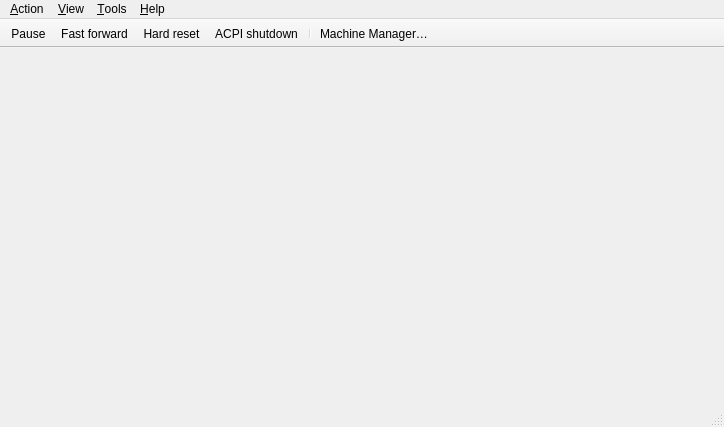
<?xml version="1.0" encoding="UTF-8"?>
<ui version="4.0">
 <class>MainWindow</class>
 <widget class="QMainWindow" name="MainWindow">
  <property name="geometry">
   <rect>
    <x>0</x>
    <y>0</y>
    <width>724</width>
    <height>427</height>
   </rect>
  </property>
  <property name="windowTitle">
   <string>MegaPPBox</string>
  </property>
  <widget class="QWidget" name="centralwidget">
   <property name="sizePolicy">
    <sizepolicy hsizetype="Expanding" vsizetype="Expanding">
     <horstretch>0</horstretch>
     <verstretch>0</verstretch>
    </sizepolicy>
   </property>
   <layout class="QVBoxLayout" name="verticalLayout">
    <property name="spacing">
     <number>0</number>
    </property>
    <property name="leftMargin">
     <number>0</number>
    </property>
    <property name="topMargin">
     <number>0</number>
    </property>
    <property name="rightMargin">
     <number>0</number>
    </property>
    <property name="bottomMargin">
     <number>0</number>
    </property>
    <item>
     <widget class="RendererStack" name="stackedWidget">
      <property name="sizePolicy">
       <sizepolicy hsizetype="Expanding" vsizetype="Expanding">
        <horstretch>0</horstretch>
        <verstretch>0</verstretch>
       </sizepolicy>
      </property>
     </widget>
    </item>
   </layout>
  </widget>
  <widget class="QMenuBar" name="menubar">
   <property name="geometry">
    <rect>
     <x>0</x>
     <y>0</y>
     <width>724</width>
     <height>21</height>
    </rect>
   </property>
   <widget class="QMenu" name="menuAction">
    <property name="title">
     <string>&amp;Action</string>
    </property>
    <widget class="QMenu" name="menuTablet_tool">
     <property name="title">
      <string>&amp;Tablet tool</string>
     </property>
     <addaction name="actionPen"/>
     <addaction name="actionCursor_Puck"/>
    </widget>
    <widget class="QMenu" name="menuInput_device">
     <property name="title">
      <string>Input &amp;device</string>
     </property>
     <addaction name="actionMouse"/>
     <addaction name="actionTablet"/>
     <addaction name="actionTablet_Crosshair"/>
    </widget>
    <addaction name="menuInput_device"/>
    <addaction name="menuTablet_tool"/>
    <addaction name="separator"/>
    <addaction name="actionPause"/>
    <addaction name="separator"/>
    <addaction name="actionFullscreen"/>
    <addaction name="separator"/>
    <addaction name="actionFast_forward"/>
    <addaction name="separator"/>
    <addaction name="actionHard_Reset"/>
    <addaction name="actionCtrl_Alt_Del"/>
    <addaction name="separator"/>
    <addaction name="actionExit"/>
   </widget>
   <widget class="QMenu" name="menuTools">
    <property name="title">
     <string>&amp;Tools</string>
    </property>
    <widget class="QMenu" name="menuSound">
     <property name="title">
      <string>S&amp;ound</string>
     </property>
     <addaction name="actionMute_Unmute"/>
     <addaction name="separator"/>
     <addaction name="actionSound_gain"/>
    </widget>
    <addaction name="actionSettings"/>
    <addaction name="separator"/>
    <addaction name="menuSound"/>
    <addaction name="separator"/>
    <addaction name="actionPreferences"/>
    <addaction name="separator"/>
    <addaction name="actionBegin_trace"/>
    <addaction name="actionEnd_trace"/>
    <addaction name="separator"/>
    <addaction name="actionMCA_devices"/>
   </widget>
   <widget class="QMenu" name="menuView">
    <property name="title">
     <string>&amp;View</string>
    </property>
    <widget class="QMenu" name="menuRenderer">
     <property name="title">
      <string>Re&amp;nderer</string>
     </property>
     <addaction name="actionSoftware_Renderer"/>
     <addaction name="actionOpenGL"/>
     <addaction name="actionVulkan"/>
     <addaction name="actionVNC"/>
    </widget>
    <widget class="QMenu" name="menuWindow_scale_factor">
     <property name="title">
      <string>&amp;Window scale factor</string>
     </property>
     <addaction name="action0_5x"/>
     <addaction name="action1x"/>
     <addaction name="action1_5x"/>
     <addaction name="action2x"/>
     <addaction name="action3x"/>
     <addaction name="action4x"/>
     <addaction name="action5x"/>
     <addaction name="action6x"/>
     <addaction name="action7x"/>
     <addaction name="action8x"/>
    </widget>
    <widget class="QMenu" name="menuFilter_method">
     <property name="title">
      <string>Fi&amp;lter method</string>
     </property>
     <addaction name="actionNearest"/>
     <addaction name="actionLinear"/>
    </widget>
    <widget class="QMenu" name="menuFullscreen_stretch_mode">
     <property name="title">
      <string>Fullscreen &amp;stretch mode</string>
     </property>
     <addaction name="actionFullScreen_stretch"/>
     <addaction name="actionFullScreen_43"/>
     <addaction name="actionFullScreen_keepRatio"/>
     <addaction name="actionFullScreen_int"/>
     <addaction name="actionFullScreen_int43"/>
    </widget>
    <widget class="QMenu" name="menuOpenGL_input_stretch_mode">
     <property name="title">
      <string>OpenGL input stretch mode</string>
     </property>
     <addaction name="action_Full_screen_stretch_gl"/>
     <addaction name="action_4_3_gl"/>
     <addaction name="action_Square_pixels_keep_ratio_gl"/>
     <addaction name="action_Integer_scale_gl"/>
     <addaction name="action4_3_Integer_scale_gl"/>
    </widget>
    <widget class="QMenu" name="menuOpenGL_input_scale">
     <property name="title">
      <string>OpenGL input scale</string>
     </property>
     <addaction name="action_0_5x_2"/>
     <addaction name="action_1x_2"/>
     <addaction name="action1_5x_2"/>
     <addaction name="action_2x_2"/>
     <addaction name="action_3x_2"/>
     <addaction name="action_4x_2"/>
     <addaction name="action_5x_2"/>
     <addaction name="action_6x_2"/>
     <addaction name="action_7x_2"/>
     <addaction name="action_8x_2"/>
    </widget>
    <addaction name="actionRemember_size_and_position"/>
    <addaction name="actionForce_4_3_display_ratio"/>
    <addaction name="actionForce_device_aspect_ratio"/>
    <addaction name="separator"/>
    <addaction name="menuFullscreen_stretch_mode"/>
    <addaction name="actionApply_fullscreen_stretch_mode_when_maximized"/>
    <addaction name="separator"/>
    <addaction name="menuWindow_scale_factor"/>
    <addaction name="actionHiDPI_scaling"/>
    <addaction name="separator"/>
    <addaction name="menuFilter_method"/>
    <addaction name="separator"/>
    <addaction name="menuRenderer"/>
    <addaction name="actionRenderer_options"/>
    <addaction name="menuOpenGL_input_stretch_mode"/>
    <addaction name="menuOpenGL_input_scale"/>
   </widget>
   <widget class="QMenu" name="menuMedia">
    <property name="title">
     <string>&amp;Media</string>
    </property>
   </widget>
   <widget class="QMenu" name="menuAbout">
    <property name="title">
     <string>&amp;Help</string>
    </property>
    <addaction name="actionDocumentation"/>
    <addaction name="actionAbout_86Box"/>
    <addaction name="actionAbout_Qt"/>
   </widget>
   <addaction name="menuAction"/>
   <addaction name="menuView"/>
   <addaction name="menuTools"/>
   <addaction name="menuAbout"/>
  </widget>
  <widget class="QStatusBar" name="statusbar"/>
  <widget class="QToolBar" name="toolBar">
   <property name="contextMenuPolicy">
    <enum>Qt::PreventContextMenu</enum>
   </property>
   <property name="windowTitle">
    <string notr="true">toolBar</string>
   </property>
   <property name="autoFillBackground">
    <bool>true</bool>
   </property>
   <property name="movable">
    <bool>false</bool>
   </property>
   <property name="allowedAreas">
    <set>Qt::TopToolBarArea</set>
   </property>
   <property name="iconSize">
    <size>
     <width>16</width>
     <height>16</height>
    </size>
   </property>
   <property name="toolButtonStyle">
    <enum>Qt::ToolButtonIconOnly</enum>
   </property>
   <property name="floatable">
    <bool>false</bool>
   </property>
   <attribute name="toolBarArea">
    <enum>TopToolBarArea</enum>
   </attribute>
   <attribute name="toolBarBreak">
    <bool>false</bool>
   </attribute>
   <addaction name="actionPause"/>
   <addaction name="actionFast_forward"/>
   <addaction name="actionHard_Reset"/>
   <addaction name="actionACPI_Shutdown"/>
   <addaction name="separator"/>
   <addaction name="actionSettings"/>
  </widget>
  <action name="actionForce_interpretation">
   <property name="icon">
    <iconset resource="../qt_resources.qrc">
     <normaloff>:/menuicons/qt/icons/interpreter.ico</normaloff>:/menuicons/qt/icons/interpreter.ico</iconset>
   </property>
   <property name="text">
    <string>&amp;Force interpretation</string>
   </property>
  </action>
  <action name="actionUpdate_mouse_every_CPU_frame">
   <property name="checkable">
    <bool>true</bool>
   </property>
   <property name="text">
    <string>&amp;Update mouse every CPU frame</string>
   </property>
  </action>
  <action name="actionKeyboard_requires_capture">
   <property name="checkable">
    <bool>true</bool>
   </property>
   <property name="text">
    <string>&amp;Keyboard requires capture</string>
   </property>
  </action>
  <action name="actionRight_CTRL_is_left_ALT">
   <property name="checkable">
    <bool>true</bool>
   </property>
   <property name="text">
    <string>&amp;Right CTRL is left ALT</string>
   </property>
  </action>
  <action name="actionHard_Reset">
   <property name="icon">
    <iconset resource="../qt_resources.qrc">
     <normaloff>:/menuicons/qt/icons/hard_reset.ico</normaloff>:/menuicons/qt/icons/hard_reset.ico</iconset>
   </property>
   <property name="text">
    <string>&amp;Hard reset</string>
   </property>
   <property name="toolTip">
    <string>Hard reset</string>
   </property>
  </action>
  <action name="actionCtrl_Alt_Del">
   <property name="icon">
    <iconset resource="../qt_resources.qrc">
     <normaloff>:/menuicons/qt/icons/send_cad.ico</normaloff>:/menuicons/qt/icons/send_cad.ico</iconset>
   </property>
   <property name="text">
    <string>&amp;Ctrl+Alt+Del</string>
   </property>
   <property name="toolTip">
    <string>Press Ctrl+Alt+Del</string>
   </property>
  </action>
  <action name="actionCtrl_Alt_Esc">
   <property name="icon">
    <iconset resource="../qt_resources.qrc">
     <normaloff>:/menuicons/qt/icons/send_cae.ico</normaloff>:/menuicons/qt/icons/send_cae.ico</iconset>
   </property>
   <property name="text">
    <string>Ctrl+Alt+&amp;Esc</string>
   </property>
   <property name="toolTip">
    <string>Press Ctrl+Alt+Esc</string>
   </property>
  </action>
  <action name="actionNon_maskable_interrupt">
   <property name="text">
    <string>&amp;Non-maskable interrupt</string>
   </property>
   <property name="toolTip">
    <string>Non-maskable interrupt</string>
   </property>
  </action>
  <action name="actionPause">
   <property name="icon">
    <iconset resource="../qt_resources.qrc">
     <normaloff>:/menuicons/qt/icons/pause.ico</normaloff>:/menuicons/qt/icons/pause.ico</iconset>
   </property>
   <property name="text">
    <string>&amp;Pause</string>
   </property>
  </action>
  <action name="actionExit">
   <property name="text">
    <string>E&amp;xit</string>
   </property>
   <property name="menuRole">
    <enum>QAction::QuitRole</enum>
   </property>
  </action>
  <action name="actionSettings">
   <property name="icon">
    <iconset resource="../qt_resources.qrc">
     <normaloff>:/menuicons/qt/icons/machine_manager.ico</normaloff>:/menuicons/qt/icons/machine_manager.ico</iconset>
   </property>
   <property name="text">
    <string>&amp;Machine Manager…</string>
   </property>
   <property name="toolTip">
    <string>Machine Manager: choose the image this cabinet runs</string>
   </property>
   <property name="menuRole">
    <enum>QAction::NoRole</enum>
   </property>
  </action>
  <action name="actionFullscreen">
   <property name="text">
    <string>&amp;Fullscreen</string>
   </property>
  </action>
  <action name="actionToggle_OSD">
   <property name="text">
    <string>Toggle &amp;on-screen display</string>
   </property>
  </action>
  <action name="actionSoftware_Renderer">
   <property name="checkable">
    <bool>true</bool>
   </property>
   <property name="text">
    <string>&amp;Qt (Software)</string>
   </property>
   <property name="vid_api" stdset="0">
    <number>0</number>
   </property>
  </action>
  <action name="actionHide_status_bar">
   <property name="checkable">
    <bool>true</bool>
   </property>
   <property name="text">
    <string>&amp;Hide status bar</string>
   </property>
  </action>
  <action name="actionResizable_window">
   <property name="checkable">
    <bool>true</bool>
   </property>
   <property name="text">
    <string>&amp;Resizeable window</string>
   </property>
  </action>
  <action name="actionRemember_size_and_position">
   <property name="checkable">
    <bool>true</bool>
   </property>
   <property name="text">
    <string>R&amp;emember size &amp;&amp; position</string>
   </property>
  </action>
  <action name="actionSpecify_dimensions">
   <property name="text">
    <string>Specify &amp;dimensions…</string>
   </property>
  </action>
  <action name="actionForce_4_3_display_ratio">
   <property name="checkable">
    <bool>true</bool>
   </property>
   <property name="text">
    <string>Force &amp;4:3 display ratio</string>
   </property>
  </action>
  <action name="actionForce_device_aspect_ratio">
   <property name="checkable">
    <bool>true</bool>
   </property>
   <property name="text">
    <string>Force &amp;machine display ratio</string>
   </property>
   <property name="visible">
    <bool>false</bool>
   </property>
  </action>
  <action name="actionHiDPI_scaling">
   <property name="checkable">
    <bool>true</bool>
   </property>
   <property name="text">
    <string>Hi&amp;DPI scaling</string>
   </property>
  </action>
  <action name="action0_5x">
   <property name="checkable">
    <bool>true</bool>
   </property>
   <property name="text">
    <string>&amp;0.5x</string>
   </property>
  </action>
  <action name="action1x">
   <property name="checkable">
    <bool>true</bool>
   </property>
   <property name="text">
    <string>&amp;1x</string>
   </property>
  </action>
  <action name="action1_5x">
   <property name="checkable">
    <bool>true</bool>
   </property>
   <property name="text">
    <string>1.&amp;5x</string>
   </property>
  </action>
  <action name="action2x">
   <property name="checkable">
    <bool>true</bool>
   </property>
   <property name="text">
    <string>&amp;2x</string>
   </property>
  </action>
  <action name="action3x">
   <property name="checkable">
    <bool>true</bool>
   </property>
   <property name="text">
    <string>&amp;3x</string>
   </property>
  </action>
  <action name="action4x">
   <property name="checkable">
    <bool>true</bool>
   </property>
   <property name="text">
    <string>&amp;4x</string>
   </property>
  </action>
  <action name="action5x">
   <property name="checkable">
    <bool>true</bool>
   </property>
   <property name="text">
    <string>&amp;5x</string>
   </property>
  </action>
  <action name="action6x">
   <property name="checkable">
    <bool>true</bool>
   </property>
   <property name="text">
    <string>&amp;6x</string>
   </property>
  </action>
  <action name="action7x">
   <property name="checkable">
    <bool>true</bool>
   </property>
   <property name="text">
    <string>&amp;7x</string>
   </property>
  </action>
  <action name="action8x">
   <property name="checkable">
    <bool>true</bool>
   </property>
   <property name="text">
    <string>&amp;8x</string>
   </property>
  </action>
  <action name="actionNearest">
   <property name="checkable">
    <bool>true</bool>
   </property>
   <property name="text">
    <string>&amp;Nearest</string>
   </property>
  </action>
  <action name="actionLinear">
   <property name="checkable">
    <bool>true</bool>
   </property>
   <property name="text">
    <string>&amp;Linear</string>
   </property>
  </action>
  <action name="actionFullScreen_stretch">
   <property name="checkable">
    <bool>true</bool>
   </property>
   <property name="text">
    <string>&amp;Full screen stretch</string>
   </property>
  </action>
  <action name="actionFullScreen_43">
   <property name="checkable">
    <bool>true</bool>
   </property>
   <property name="text">
    <string>&amp;4:3</string>
   </property>
  </action>
  <action name="actionFullScreen_keepRatio">
   <property name="checkable">
    <bool>true</bool>
   </property>
   <property name="text">
    <string>&amp;Square pixels (Keep ratio)</string>
   </property>
  </action>
  <action name="actionFullScreen_int">
   <property name="checkable">
    <bool>true</bool>
   </property>
   <property name="text">
    <string>&amp;Integer scale</string>
   </property>
  </action>
  <action name="actionFullScreen_int43">
   <property name="checkable">
    <bool>true</bool>
   </property>
   <property name="text">
    <string>4:&amp;3 Integer scale</string>
   </property>
  </action>
  <action name="actionAbout_Qt">
   <property name="text">
    <string>About &amp;Qt</string>
   </property>
   <property name="visible">
    <bool>false</bool>
   </property>
   <property name="menuRole">
    <enum>QAction::AboutQtRole</enum>
   </property>
  </action>
  <action name="actionAbout_86Box">
   <property name="text">
    <string>&amp;About MegaPPBox…</string>
   </property>
   <property name="menuRole">
    <enum>QAction::AboutRole</enum>
   </property>
  </action>
  <action name="actionDocumentation">
   <property name="text">
    <string>&amp;Documentation…</string>
   </property>
  </action>
  <action name="actionUpdate_status_bar_icons">
   <property name="checkable">
    <bool>true</bool>
   </property>
   <property name="text">
    <string>&amp;Update status bar icons</string>
   </property>
  </action>
  <action name="actionTake_screenshot">
   <property name="text">
    <string>Take s&amp;creenshot</string>
   </property>
   <property name="toolTip">
    <string>Take screenshot</string>
   </property>
   <property name="icon">
    <iconset resource="../qt_resources.qrc">
     <normaloff>:/menuicons/qt/icons/take_screenshot.ico</normaloff>:/menuicons/qt/icons/take_screenshot.ico</iconset>
   </property>
  </action>
  <action name="actionTake_raw_screenshot">
   <property name="text">
    <string>Take &amp;raw screenshot</string>
   </property>
   <property name="toolTip">
    <string>Take raw screenshot</string>
   </property>
   <property name="icon">
    <iconset resource="../qt_resources.qrc">
     <normaloff>:/menuicons/qt/icons/take_raw_screenshot.ico</normaloff>:/menuicons/qt/icons/take_raw_screenshot.ico</iconset>
   </property>
  </action>
  <action name="actionCopy_screenshot">
   <property name="text">
    <string>C&amp;opy screenshot</string>
   </property>
   <property name="toolTip">
    <string>Copy screenshot</string>
   </property>
   <property name="icon">
    <iconset resource="../qt_resources.qrc">
     <normaloff>:/menuicons/qt/icons/copy_screenshot.ico</normaloff>:/menuicons/qt/icons/copy_screenshot.ico</iconset>
   </property>
  </action>
  <action name="actionCopy_raw_screenshot">
   <property name="text">
    <string>Copy r&amp;aw screenshot</string>
   </property>
   <property name="toolTip">
    <string>Copy raw screenshot</string>
   </property>
   <property name="icon">
    <iconset resource="../qt_resources.qrc">
     <normaloff>:/menuicons/qt/icons/copy_raw_screenshot.ico</normaloff>:/menuicons/qt/icons/copy_raw_screenshot.ico</iconset>
   </property>
  </action>
  <action name="actionMute_Unmute">
   <property name="text">
    <string>&amp;Mute</string>
   </property>
  </action>
  <action name="actionSound_gain">
   <property name="text">
    <string>Sound &amp;gain…</string>
   </property>
  </action>
  <action name="actionOpenGL">
   <property name="checkable">
    <bool>true</bool>
   </property>
   <property name="text">
    <string>Open&amp;GL</string>
   </property>
   <property name="vid_api" stdset="0">
    <number>1</number>
   </property>
  </action>
  <action name="actionPreferences">
   <property name="text">
    <string>&amp;Preferences…</string>
   </property>
   <property name="menuRole">
    <enum>QAction::PreferencesRole</enum>
   </property>
  </action>
  <action name="actionEnable_Discord_integration">
   <property name="checkable">
    <bool>true</bool>
   </property>
   <property name="text">
    <string>Enable &amp;Discord integration</string>
   </property>
  </action>
  <action name="actionHide_tool_bar">
   <property name="checkable">
    <bool>true</bool>
   </property>
   <property name="text">
    <string>Hide &amp;toolbar</string>
   </property>
  </action>
  <action name="actionACPI_Shutdown">
   <property name="enabled">
    <bool>true</bool>
   </property>
   <property name="icon">
    <iconset resource="../qt_resources.qrc">
     <normaloff>:/menuicons/qt/icons/acpi_shutdown.ico</normaloff>:/menuicons/qt/icons/acpi_shutdown.ico</iconset>
   </property>
   <property name="text">
    <string>ACP&amp;I shutdown</string>
   </property>
   <property name="toolTip">
    <string>ACPI shutdown</string>
   </property>
   <property name="visible">
    <bool>true</bool>
   </property>
  </action>
  <action name="actionBegin_trace">
   <property name="text">
    <string>Begin trace</string>
   </property>
   <property name="shortcut">
    <string>Ctrl+T</string>
   </property>
   <property name="visible">
    <bool>false</bool>
   </property>
  </action>
  <action name="actionEnd_trace">
   <property name="text">
    <string>End trace</string>
   </property>
   <property name="shortcut">
    <string>Ctrl+T</string>
   </property>
   <property name="visible">
    <bool>false</bool>
   </property>
  </action>
  <action name="actionRenderer_options">
   <property name="text">
    <string>Renderer &amp;options…</string>
   </property>
   <property name="menuRole">
    <enum>QAction::NoRole</enum>
   </property>
  </action>
  <action name="actionVulkan">
   <property name="checkable">
    <bool>true</bool>
   </property>
   <property name="text">
    <string>&amp;Vulkan</string>
   </property>
   <property name="vid_api" stdset="0">
    <number>2</number>
   </property>
  </action>
  <action name="actionMCA_devices">
   <property name="text">
    <string>&amp;MCA devices…</string>
   </property>
  </action>
  <action name="actionShow_non_primary_monitors">
   <property name="checkable">
    <bool>true</bool>
   </property>
   <property name="text">
    <string>Show non-&amp;primary monitors</string>
   </property>
  </action>
  <action name="actionVNC">
   <property name="checkable">
    <bool>true</bool>
   </property>
   <property name="text">
    <string>V&amp;NC</string>
   </property>
   <property name="vid_api" stdset="0">
    <number>3</number>
   </property>
  </action>
  <action name="actionOpen_printer_tray">
   <property name="text">
    <string>Open p&amp;rinter tray…</string>
   </property>
  </action>
  <action name="actionOpen_screenshots_folder">
   <property name="text">
    <string>Open screenshots &amp;folder…</string>
   </property>
  </action>
  <action name="actionApply_fullscreen_stretch_mode_when_maximized">
   <property name="checkable">
    <bool>true</bool>
   </property>
   <property name="text">
    <string>Appl&amp;y fullscreen stretch mode when maximized</string>
   </property>
  </action>
  <action name="actionCursor_Puck">
   <property name="checkable">
    <bool>true</bool>
   </property>
   <property name="text">
    <string>&amp;Cursor/Puck</string>
   </property>
  </action>
  <action name="actionPen">
   <property name="checkable">
    <bool>true</bool>
   </property>
   <property name="text">
    <string>&amp;Pen</string>
   </property>
  </action>
  <action name="action_Full_screen_stretch_gl">
   <property name="checkable">
    <bool>true</bool>
   </property>
   <property name="text">
    <string>&amp;Full screen stretch</string>
   </property>
  </action>
  <action name="action_4_3_gl">
   <property name="checkable">
    <bool>true</bool>
   </property>
   <property name="text">
    <string>&amp;4:3</string>
   </property>
  </action>
  <action name="action_Square_pixels_keep_ratio_gl">
   <property name="checkable">
    <bool>true</bool>
   </property>
   <property name="text">
    <string>&amp;Square pixels (Keep ratio)</string>
   </property>
  </action>
  <action name="action_Integer_scale_gl">
   <property name="checkable">
    <bool>true</bool>
   </property>
   <property name="text">
    <string>&amp;Integer scale</string>
   </property>
  </action>
  <action name="action4_3_Integer_scale_gl">
   <property name="checkable">
    <bool>true</bool>
   </property>
   <property name="text">
    <string>4:&amp;3 Integer scale</string>
   </property>
  </action>
  <action name="action_1x">
   <property name="checkable">
    <bool>true</bool>
   </property>
   <property name="text">
    <string>&amp;1x</string>
   </property>
  </action>
  <action name="action_0_5x_2">
   <property name="checkable">
    <bool>true</bool>
   </property>
   <property name="text">
    <string>&amp;0.5x</string>
   </property>
  </action>
  <action name="action_1x_2">
   <property name="checkable">
    <bool>true</bool>
   </property>
   <property name="text">
    <string>&amp;1x</string>
   </property>
  </action>
  <action name="action1_5x_2">
   <property name="checkable">
    <bool>true</bool>
   </property>
   <property name="text">
    <string>1.&amp;5x</string>
   </property>
  </action>
  <action name="action_2x_2">
   <property name="checkable">
    <bool>true</bool>
   </property>
   <property name="text">
    <string>&amp;2x</string>
   </property>
  </action>
  <action name="action_3x_2">
   <property name="checkable">
    <bool>true</bool>
   </property>
   <property name="text">
    <string>&amp;3x</string>
   </property>
  </action>
  <action name="action_4x_2">
   <property name="checkable">
    <bool>true</bool>
   </property>
   <property name="text">
    <string>&amp;4x</string>
   </property>
  </action>
  <action name="action_5x_2">
   <property name="checkable">
    <bool>true</bool>
   </property>
   <property name="text">
    <string>&amp;5x</string>
   </property>
  </action>
  <action name="action_6x_2">
   <property name="checkable">
    <bool>true</bool>
   </property>
   <property name="text">
    <string>&amp;6x</string>
   </property>
  </action>
  <action name="action_7x_2">
   <property name="checkable">
    <bool>true</bool>
   </property>
   <property name="text">
    <string>&amp;7x</string>
   </property>
  </action>
  <action name="action_8x_2">
   <property name="checkable">
    <bool>true</bool>
   </property>
   <property name="text">
    <string>&amp;8x</string>
   </property>
  </action>
  <action name="actionFast_forward">
   <property name="checkable">
    <bool>true</bool>
   </property>
   <property name="icon">
    <iconset resource="../qt_resources.qrc">
     <normaloff>:/settings/qt/icons/fast_forward.ico</normaloff>:/settings/qt/icons/fast_forward.ico</iconset>
   </property>
   <property name="text">
    <string>&amp;Fast forward</string>
   </property>
   <property name="toolTip">
    <string>Fast forward</string>
   </property>
  </action>
  <action name="actionMouse">
   <property name="text">
    <string>&amp;Mouse</string>
   </property>
   <property name="checkable">
    <bool>true</bool>
   </property>
  </action>
  <action name="actionTablet">
   <property name="text">
    <string>&amp;Tablet</string>
   </property>
   <property name="checkable">
    <bool>true</bool>
   </property>
  </action>
  <action name="actionTablet_Crosshair">
   <property name="text">
    <string>Tablet (&amp;Crosshair)</string>
   </property>
   <property name="checkable">
    <bool>true</bool>
   </property>
  </action>
 </widget>
 <customwidgets>
  <customwidget>
   <class>RendererStack</class>
   <extends>QWidget</extends>
   <header>qt_rendererstack.hpp</header>
   <container>1</container>
  </customwidget>
 </customwidgets>
 <resources>
  <include location="../qt_resources.qrc"/>
 </resources>
 <connections/>
</ui>
